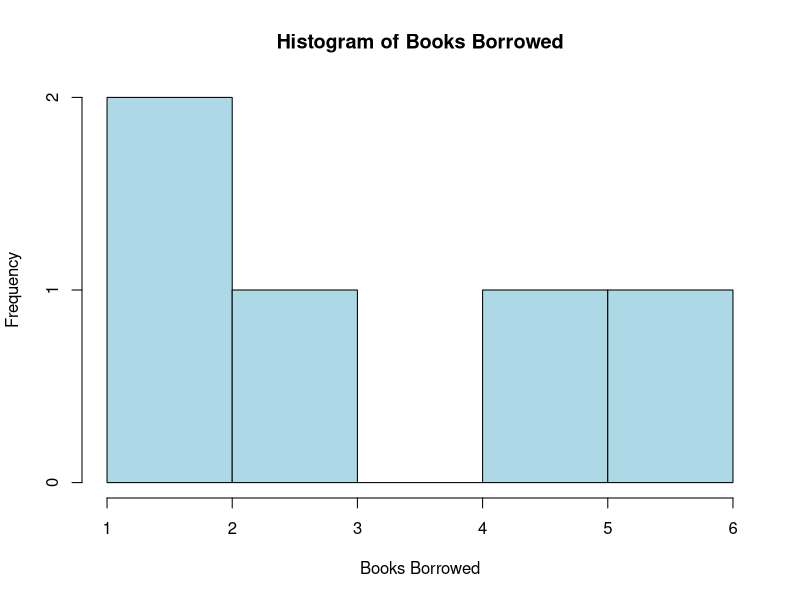
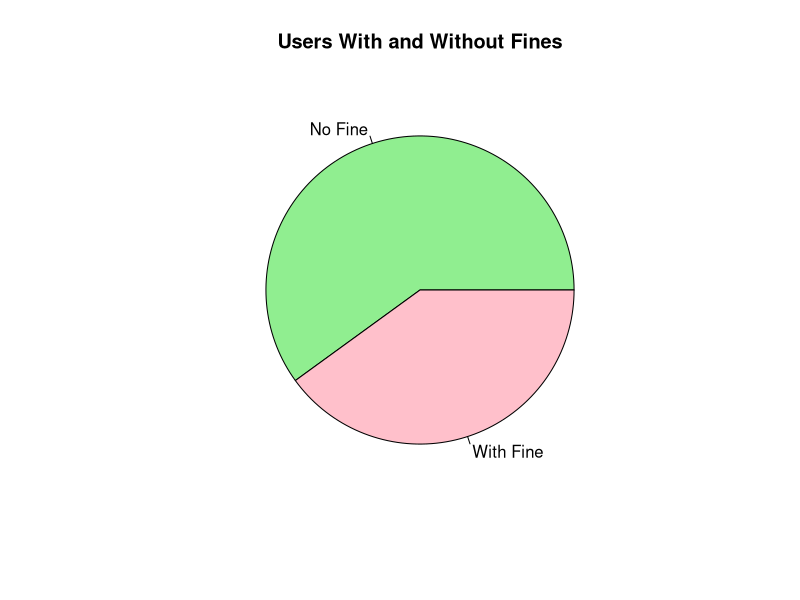
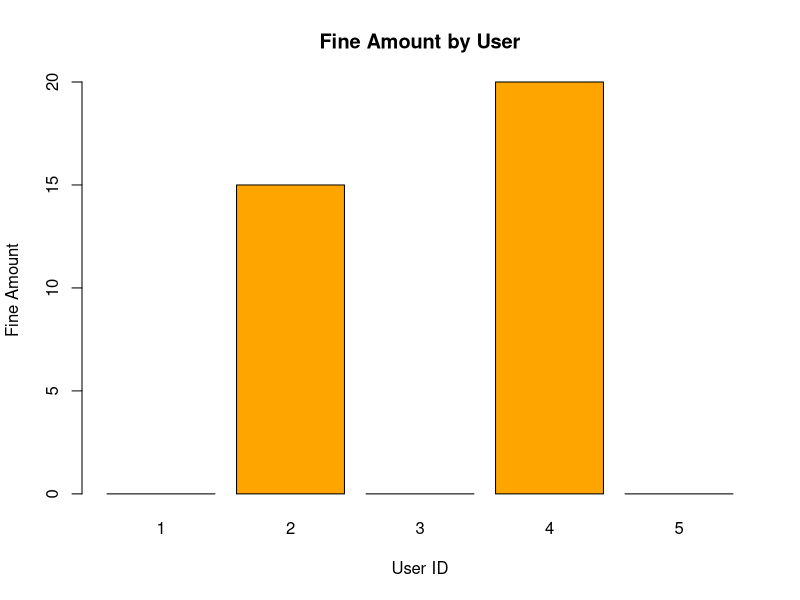
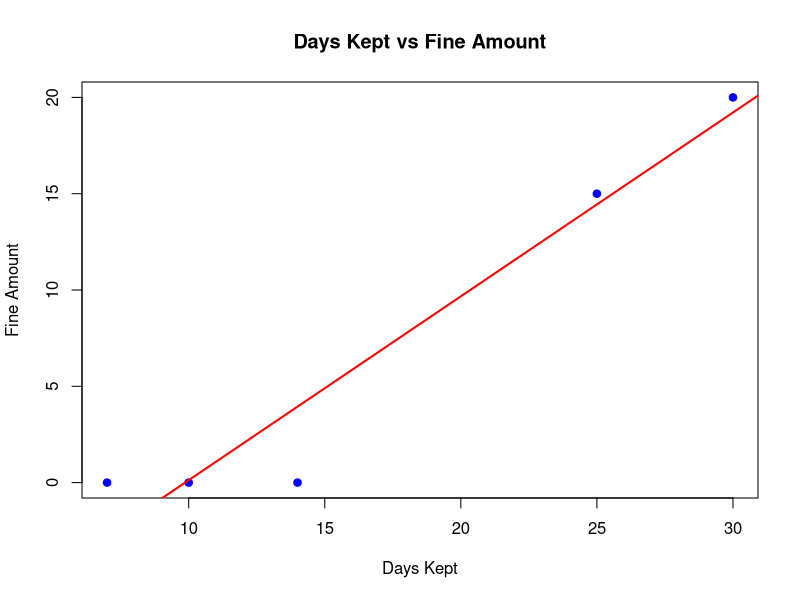

Recreate these plots in R, in order.
# Dataset
library_data <- data.frame(
  User_ID = c(1,2,3,4,5),
  Books_Borrowed = c(2,5,3,6,1),
  Days_Kept = c(10,25,14,30,7),
  Fine_Amount = c(0,15,0,20,0)
)

hist(library_data$Books_Borrowed,
     main = "Histogram of Books Borrowed",
     xlab = "Books Borrowed",
     col = "lightblue",
     border = "black")


# Dataset
library_data <- data.frame(
  User_ID = c(1,2,3,4,5),
  Fine_Amount = c(0,15,0,20,0)
)

fine_status <- ifelse(library_data$Fine_Amount > 0,
                      "With Fine",
                      "No Fine")

fine_table <- table(fine_status)

pie(fine_table,
    main = "Users With and Without Fines",
    col = c("lightgreen","pink"))



# Dataset
library_data <- data.frame(
  User_ID = c(1,2,3,4,5),
  Fine_Amount = c(0,15,0,20,0)
)

barplot(library_data$Fine_Amount,
        names.arg = library_data$User_ID,
        col = "orange",
        main = "Fine Amount by User",
        xlab = "User ID",
        ylab = "Fine Amount")


# Dataset
library_data <- data.frame(
  Days_Kept = c(10,25,14,30,7),
  Fine_Amount = c(0,15,0,20,0)
)

plot(library_data$Days_Kept,
     library_data$Fine_Amount,
     pch = 19,
     col = "blue",
     main = "Days Kept vs Fine Amount",
     xlab = "Days Kept",
     ylab = "Fine Amount")

abline(lm(Fine_Amount ~ Days_Kept,
          data = library_data),
       col = "red",
       lwd = 2)
